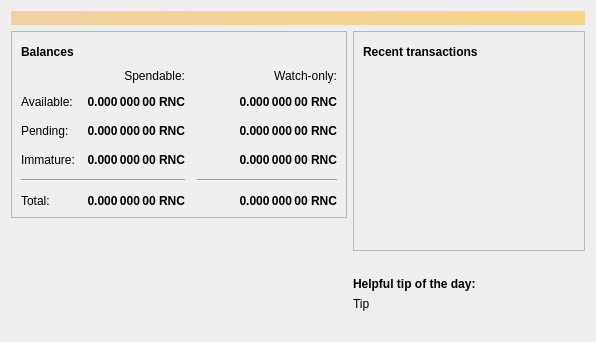
<?xml version="1.0" encoding="UTF-8"?>
<ui version="4.0">
 <class>OverviewPage</class>
 <widget class="QWidget" name="OverviewPage">
  <property name="geometry">
   <rect>
    <x>0</x>
    <y>0</y>
    <width>596</width>
    <height>342</height>
   </rect>
  </property>
  <property name="windowTitle">
   <string>Form</string>
  </property>
  <layout class="QVBoxLayout" name="topLayout">
   <item>
    <widget class="QLabel" name="labelAlerts">
     <property name="visible">
      <bool>false</bool>
     </property>
     <property name="styleSheet">
      <string notr="true">QLabel { background-color: qlineargradient(x1: 0, y1: 0, x2: 1, y2: 0, stop:0 #F0D0A0, stop:1 #F8D488); color:#000000; }</string>
     </property>
     <property name="wordWrap">
      <bool>true</bool>
     </property>
     <property name="margin">
      <number>3</number>
     </property>
     <property name="textInteractionFlags">
      <set>Qt::TextSelectableByMouse</set>
     </property>
    </widget>
   </item>
   <item>
    <layout class="QHBoxLayout" name="horizontalLayout" stretch="1,1">
     <item>
      <layout class="QVBoxLayout" name="verticalLayout_2">
       <item>
        <widget class="QFrame" name="frame">
         <property name="frameShape">
          <enum>QFrame::StyledPanel</enum>
         </property>
         <property name="frameShadow">
          <enum>QFrame::Raised</enum>
         </property>
         <layout class="QVBoxLayout" name="verticalLayout_4">
          <item>
           <layout class="QHBoxLayout" name="horizontalLayout_4">
            <item>
             <widget class="QLabel" name="label_5">
              <property name="font">
               <font>
                <weight>75</weight>
                <bold>true</bold>
               </font>
              </property>
              <property name="text">
               <string>Balances</string>
              </property>
             </widget>
            </item>
            <item>
             <widget class="QPushButton" name="labelWalletStatus">
              <property name="enabled">
               <bool>true</bool>
              </property>
              <property name="maximumSize">
               <size>
                <width>30</width>
                <height>16777215</height>
               </size>
              </property>
              <property name="toolTip">
               <string>The displayed information may be out of date. Your wallet automatically synchronizes with the Runecash network after a connection is established, but this process has not completed yet.</string>
              </property>
              <property name="text">
               <string/>
              </property>
              <property name="icon">
               <iconset resource="../bitcoin.qrc">
                <normaloff>:/icons/warning</normaloff>
                <disabledoff>:/icons/warning</disabledoff>:/icons/warning</iconset>
              </property>
              <property name="iconSize">
               <size>
                <width>24</width>
                <height>24</height>
               </size>
              </property>
              <property name="flat">
               <bool>true</bool>
              </property>
             </widget>
            </item>
            <item>
             <spacer name="horizontalSpacer_3">
              <property name="orientation">
               <enum>Qt::Horizontal</enum>
              </property>
              <property name="sizeHint" stdset="0">
               <size>
                <width>40</width>
                <height>20</height>
               </size>
              </property>
             </spacer>
            </item>
           </layout>
          </item>
          <item>
           <layout class="QGridLayout" name="gridLayout">
            <property name="spacing">
             <number>12</number>
            </property>
            <item row="2" column="2">
             <widget class="QLabel" name="labelWatchPending">
              <property name="font">
               <font>
                <weight>75</weight>
                <bold>true</bold>
               </font>
              </property>
              <property name="cursor">
               <cursorShape>IBeamCursor</cursorShape>
              </property>
              <property name="toolTip">
               <string>Unconfirmed transactions to watch-only addresses</string>
              </property>
              <property name="text">
               <string notr="true">0.000 000 00 RNC</string>
              </property>
              <property name="alignment">
               <set>Qt::AlignRight|Qt::AlignTrailing|Qt::AlignVCenter</set>
              </property>
              <property name="textInteractionFlags">
               <set>Qt::LinksAccessibleByMouse|Qt::TextSelectableByKeyboard|Qt::TextSelectableByMouse</set>
              </property>
             </widget>
            </item>
            <item row="2" column="1">
             <widget class="QLabel" name="labelUnconfirmed">
              <property name="font">
               <font>
                <weight>75</weight>
                <bold>true</bold>
               </font>
              </property>
              <property name="cursor">
               <cursorShape>IBeamCursor</cursorShape>
              </property>
              <property name="toolTip">
               <string>Total of transactions that have yet to be confirmed, and do not yet count toward the spendable balance</string>
              </property>
              <property name="text">
               <string notr="true">0.000 000 00 RNC</string>
              </property>
              <property name="alignment">
               <set>Qt::AlignRight|Qt::AlignTrailing|Qt::AlignVCenter</set>
              </property>
              <property name="textInteractionFlags">
               <set>Qt::LinksAccessibleByMouse|Qt::TextSelectableByKeyboard|Qt::TextSelectableByMouse</set>
              </property>
             </widget>
            </item>
            <item row="3" column="2">
             <widget class="QLabel" name="labelWatchImmature">
              <property name="font">
               <font>
                <weight>75</weight>
                <bold>true</bold>
               </font>
              </property>
              <property name="cursor">
               <cursorShape>IBeamCursor</cursorShape>
              </property>
              <property name="toolTip">
               <string>Mined balance in watch-only addresses that has not yet matured</string>
              </property>
              <property name="text">
               <string notr="true">0.000 000 00 RNC</string>
              </property>
              <property name="alignment">
               <set>Qt::AlignRight|Qt::AlignTrailing|Qt::AlignVCenter</set>
              </property>
              <property name="textInteractionFlags">
               <set>Qt::LinksAccessibleByMouse|Qt::TextSelectableByKeyboard|Qt::TextSelectableByMouse</set>
              </property>
             </widget>
            </item>
            <item row="4" column="0" colspan="2">
             <widget class="Line" name="line">
              <property name="orientation">
               <enum>Qt::Horizontal</enum>
              </property>
             </widget>
            </item>
            <item row="4" column="2">
             <widget class="Line" name="lineWatchBalance">
              <property name="sizePolicy">
               <sizepolicy hsizetype="Preferred" vsizetype="Fixed">
                <horstretch>0</horstretch>
                <verstretch>0</verstretch>
               </sizepolicy>
              </property>
              <property name="minimumSize">
               <size>
                <width>140</width>
                <height>0</height>
               </size>
              </property>
              <property name="orientation">
               <enum>Qt::Horizontal</enum>
              </property>
             </widget>
            </item>
            <item row="5" column="0">
             <widget class="QLabel" name="labelTotalText">
              <property name="text">
               <string>Total:</string>
              </property>
             </widget>
            </item>
            <item row="3" column="1">
             <widget class="QLabel" name="labelImmature">
              <property name="font">
               <font>
                <weight>75</weight>
                <bold>true</bold>
               </font>
              </property>
              <property name="cursor">
               <cursorShape>IBeamCursor</cursorShape>
              </property>
              <property name="toolTip">
               <string>Mined balance that has not yet matured</string>
              </property>
              <property name="text">
               <string notr="true">0.000 000 00 RNC</string>
              </property>
              <property name="alignment">
               <set>Qt::AlignRight|Qt::AlignTrailing|Qt::AlignVCenter</set>
              </property>
              <property name="textInteractionFlags">
               <set>Qt::LinksAccessibleByMouse|Qt::TextSelectableByKeyboard|Qt::TextSelectableByMouse</set>
              </property>
             </widget>
            </item>
            <item row="2" column="3">
             <spacer name="horizontalSpacer_2">
              <property name="orientation">
               <enum>Qt::Horizontal</enum>
              </property>
              <property name="sizeHint" stdset="0">
               <size>
                <width>40</width>
                <height>20</height>
               </size>
              </property>
             </spacer>
            </item>
            <item row="3" column="0">
             <widget class="QLabel" name="labelImmatureText">
              <property name="text">
               <string>Immature:</string>
              </property>
             </widget>
            </item>
            <item row="5" column="1">
             <widget class="QLabel" name="labelTotal">
              <property name="font">
               <font>
                <weight>75</weight>
                <bold>true</bold>
               </font>
              </property>
              <property name="cursor">
               <cursorShape>IBeamCursor</cursorShape>
              </property>
              <property name="toolTip">
               <string>Your current total balance</string>
              </property>
              <property name="text">
               <string notr="true">0.000 000 00 RNC</string>
              </property>
              <property name="alignment">
               <set>Qt::AlignRight|Qt::AlignTrailing|Qt::AlignVCenter</set>
              </property>
              <property name="textInteractionFlags">
               <set>Qt::LinksAccessibleByMouse|Qt::TextSelectableByKeyboard|Qt::TextSelectableByMouse</set>
              </property>
             </widget>
            </item>
            <item row="5" column="2">
             <widget class="QLabel" name="labelWatchTotal">
              <property name="font">
               <font>
                <weight>75</weight>
                <bold>true</bold>
               </font>
              </property>
              <property name="cursor">
               <cursorShape>IBeamCursor</cursorShape>
              </property>
              <property name="toolTip">
               <string>Current total balance in watch-only addresses</string>
              </property>
              <property name="text">
               <string notr="true">0.000 000 00 RNC</string>
              </property>
              <property name="alignment">
               <set>Qt::AlignRight|Qt::AlignTrailing|Qt::AlignVCenter</set>
              </property>
              <property name="textInteractionFlags">
               <set>Qt::LinksAccessibleByMouse|Qt::TextSelectableByKeyboard|Qt::TextSelectableByMouse</set>
              </property>
             </widget>
            </item>
            <item row="0" column="2">
             <widget class="QLabel" name="labelWatchonly">
              <property name="text">
               <string>Watch-only:</string>
              </property>
              <property name="alignment">
               <set>Qt::AlignRight|Qt::AlignTrailing|Qt::AlignVCenter</set>
              </property>
             </widget>
            </item>
            <item row="1" column="0">
             <widget class="QLabel" name="labelBalanceText">
              <property name="text">
               <string>Available:</string>
              </property>
             </widget>
            </item>
            <item row="1" column="1">
             <widget class="QLabel" name="labelBalance">
              <property name="font">
               <font>
                <weight>75</weight>
                <bold>true</bold>
               </font>
              </property>
              <property name="cursor">
               <cursorShape>IBeamCursor</cursorShape>
              </property>
              <property name="toolTip">
               <string>Your current spendable balance</string>
              </property>
              <property name="text">
               <string notr="true">0.000 000 00 RNC</string>
              </property>
              <property name="alignment">
               <set>Qt::AlignRight|Qt::AlignTrailing|Qt::AlignVCenter</set>
              </property>
              <property name="textInteractionFlags">
               <set>Qt::LinksAccessibleByMouse|Qt::TextSelectableByKeyboard|Qt::TextSelectableByMouse</set>
              </property>
             </widget>
            </item>
            <item row="1" column="2">
             <widget class="QLabel" name="labelWatchAvailable">
              <property name="font">
               <font>
                <weight>75</weight>
                <bold>true</bold>
               </font>
              </property>
              <property name="cursor">
               <cursorShape>IBeamCursor</cursorShape>
              </property>
              <property name="toolTip">
               <string>Your current balance in watch-only addresses</string>
              </property>
              <property name="text">
               <string notr="true">0.000 000 00 RNC</string>
              </property>
              <property name="alignment">
               <set>Qt::AlignRight|Qt::AlignTrailing|Qt::AlignVCenter</set>
              </property>
              <property name="textInteractionFlags">
               <set>Qt::LinksAccessibleByMouse|Qt::TextSelectableByKeyboard|Qt::TextSelectableByMouse</set>
              </property>
             </widget>
            </item>
            <item row="2" column="0">
             <widget class="QLabel" name="labelPendingText">
              <property name="text">
               <string>Pending:</string>
              </property>
             </widget>
            </item>
            <item row="0" column="1">
             <widget class="QLabel" name="labelSpendable">
              <property name="text">
               <string>Spendable:</string>
              </property>
              <property name="alignment">
               <set>Qt::AlignRight|Qt::AlignTrailing|Qt::AlignVCenter</set>
              </property>
             </widget>
            </item>
           </layout>
          </item>
         </layout>
        </widget>
       </item>
       <item>
        <spacer name="verticalSpacer">
         <property name="orientation">
          <enum>Qt::Vertical</enum>
         </property>
         <property name="sizeHint" stdset="0">
          <size>
           <width>20</width>
           <height>40</height>
          </size>
         </property>
        </spacer>
       </item>
       <item>
        <layout class="QGridLayout" name="logo_grid">
          <item>
            <widget class="QLabel" name="label_wallet_bgcoin">
             <property name="text">
              <string/>
             </property>
             <property name="pixmap">
              <pixmap resource="../bitcoin.qrc">:/icons/wallet_bgcoin</pixmap>
             </property>
             <property name="scaledContents">
              <bool>false</bool>
             </property>
             <property name="alignment">
              <set>Qt::AlignCenter</set>
             </property>
             <property name="margin">
              <number>-2</number>
             </property>
            </widget>
          </item>
          <item>
            <widget class="QLabel" name="label_wallet_version_overlay">
              <property name="text">
               <string></string>
              </property>
              <property name="pixmap">
              </property>
              <property name="scaledContents">
               <bool>false</bool>
              </property>
              <property name="alignment">
               <set>Qt::AlignLeft|Qt::AlignBottom</set>
              </property>
              <property name="margin">
               <number>2</number>
              </property>
            </widget>
          </item>
        </layout>
       </item>
      </layout>
     </item>
     <item>
      <layout class="QVBoxLayout" name="verticalLayout_3">
       <item>
        <widget class="QFrame" name="frame_2">
         <property name="frameShape">
          <enum>QFrame::StyledPanel</enum>
         </property>
         <property name="frameShadow">
          <enum>QFrame::Raised</enum>
         </property>
         <layout class="QVBoxLayout" name="verticalLayout">
          <item>
           <layout class="QHBoxLayout" name="horizontalLayout_2">
            <item>
             <widget class="QLabel" name="label_4">
              <property name="font">
               <font>
                <weight>75</weight>
                <bold>true</bold>
               </font>
              </property>
              <property name="text">
               <string>Recent transactions</string>
              </property>
             </widget>
            </item>
            <item>
             <widget class="QPushButton" name="labelTransactionsStatus">
              <property name="enabled">
               <bool>true</bool>
              </property>
              <property name="maximumSize">
               <size>
                <width>30</width>
                <height>16777215</height>
               </size>
              </property>
              <property name="toolTip">
               <string>The displayed information may be out of date. Your wallet automatically synchronizes with the Runecash network after a connection is established, but this process has not completed yet.</string>
              </property>
              <property name="text">
               <string/>
              </property>
              <property name="icon">
               <iconset resource="../bitcoin.qrc">
                <normaloff>:/icons/warning</normaloff>
                <disabledoff>:/icons/warning</disabledoff>:/icons/warning</iconset>
              </property>
              <property name="iconSize">
               <size>
                <width>24</width>
                <height>24</height>
               </size>
              </property>
              <property name="flat">
               <bool>true</bool>
              </property>
             </widget>
            </item>
            <item>
             <spacer name="horizontalSpacer">
              <property name="orientation">
               <enum>Qt::Horizontal</enum>
              </property>
              <property name="sizeHint" stdset="0">
               <size>
                <width>40</width>
                <height>20</height>
               </size>
              </property>
             </spacer>
            </item>
           </layout>
          </item>
          <item>
           <widget class="QListView" name="listTransactions">
            <property name="styleSheet">
             <string notr="true">QListView { background: transparent; }</string>
            </property>
            <property name="frameShape">
             <enum>QFrame::NoFrame</enum>
            </property>
            <property name="verticalScrollBarPolicy">
             <enum>Qt::ScrollBarAlwaysOff</enum>
            </property>
            <property name="horizontalScrollBarPolicy">
             <enum>Qt::ScrollBarAlwaysOff</enum>
            </property>
            <property name="selectionMode">
             <enum>QAbstractItemView::NoSelection</enum>
            </property>
           </widget>
          </item>
         </layout>
        </widget>
       </item>
       <item>
        <spacer name="verticalSpacer_2">
         <property name="orientation">
          <enum>Qt::Vertical</enum>
         </property>
         <property name="sizeHint" stdset="0">
          <size>
           <width>20</width>
           <height>40</height>
          </size>
         </property>
        </spacer>
       </item>
       <item>
        <layout class="QVBoxLayout" name="verticalLayout_5">
         <property name="topMargin">
          <number>0</number>
         </property>
         <item>
          <widget class="QLabel" name="label_tip_header">
           <property name="font">
            <font>
             <weight>75</weight>
             <bold>true</bold>
            </font>
           </property>
           <property name="text">
            <string>Helpful tip of the day:</string>
           </property>
          </widget>
         </item>
         <item>
          <widget class="QLabel" name="label_tip">
           <property name="text">
            <string>Tip</string>
           </property>
          </widget>
         </item>
         <item>
          <spacer name="verticalSpacer_3">
           <property name="orientation">
            <enum>Qt::Vertical</enum>
           </property>
           <property name="sizeType">
            <enum>QSizePolicy::Maximum</enum>
           </property>
           <property name="sizeHint" stdset="0">
            <size>
             <width>20</width>
             <height>40</height>
            </size>
           </property>
          </spacer>
         </item>
        </layout>
       </item>
      </layout>
     </item>
    </layout>
   </item>
  </layout>
 </widget>
 <resources>
  <include location="../bitcoin.qrc"/>
 </resources>
 <connections/>
</ui>
